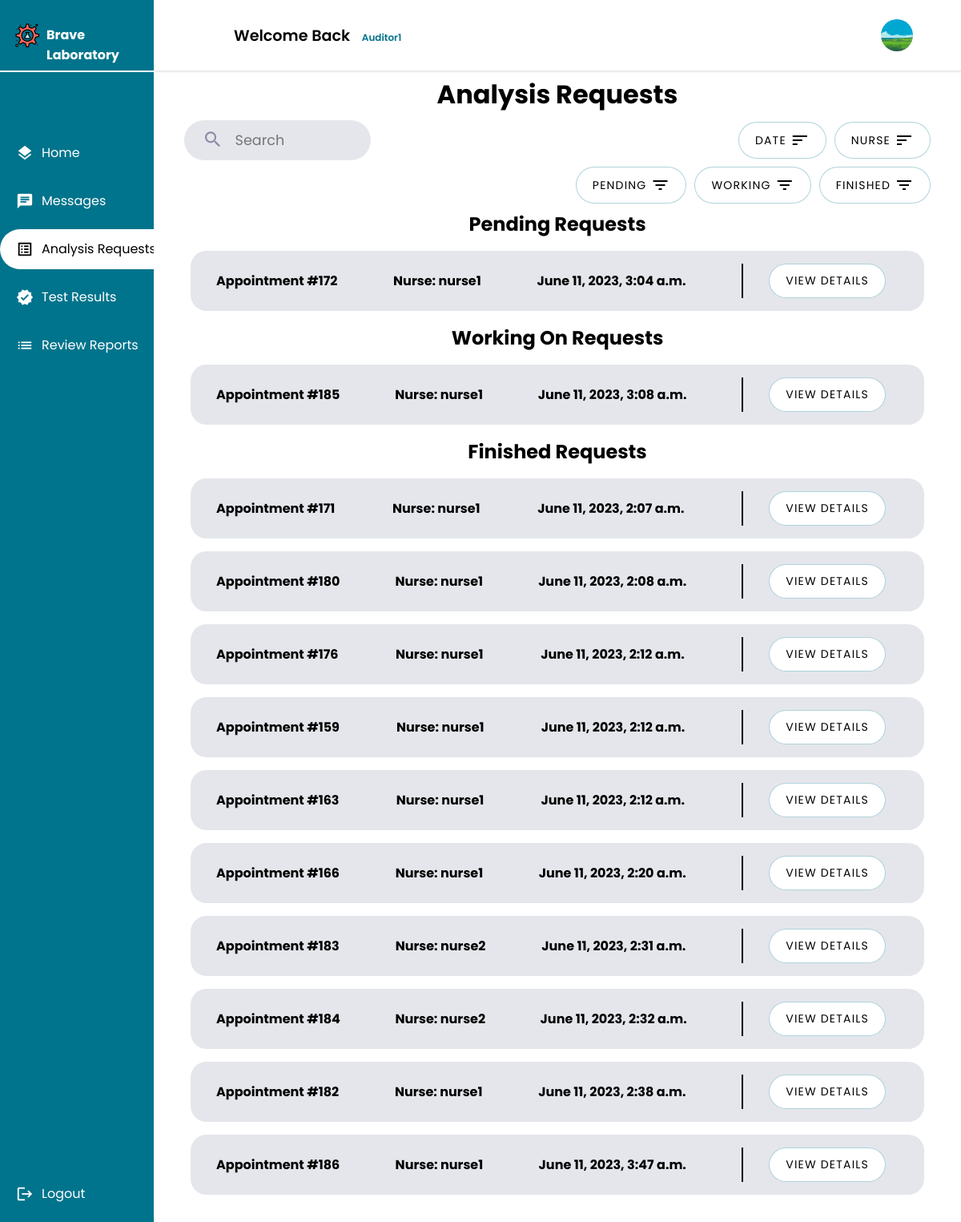
/auditor/requests/ (signed in), run on an earlier commit of the app's database.
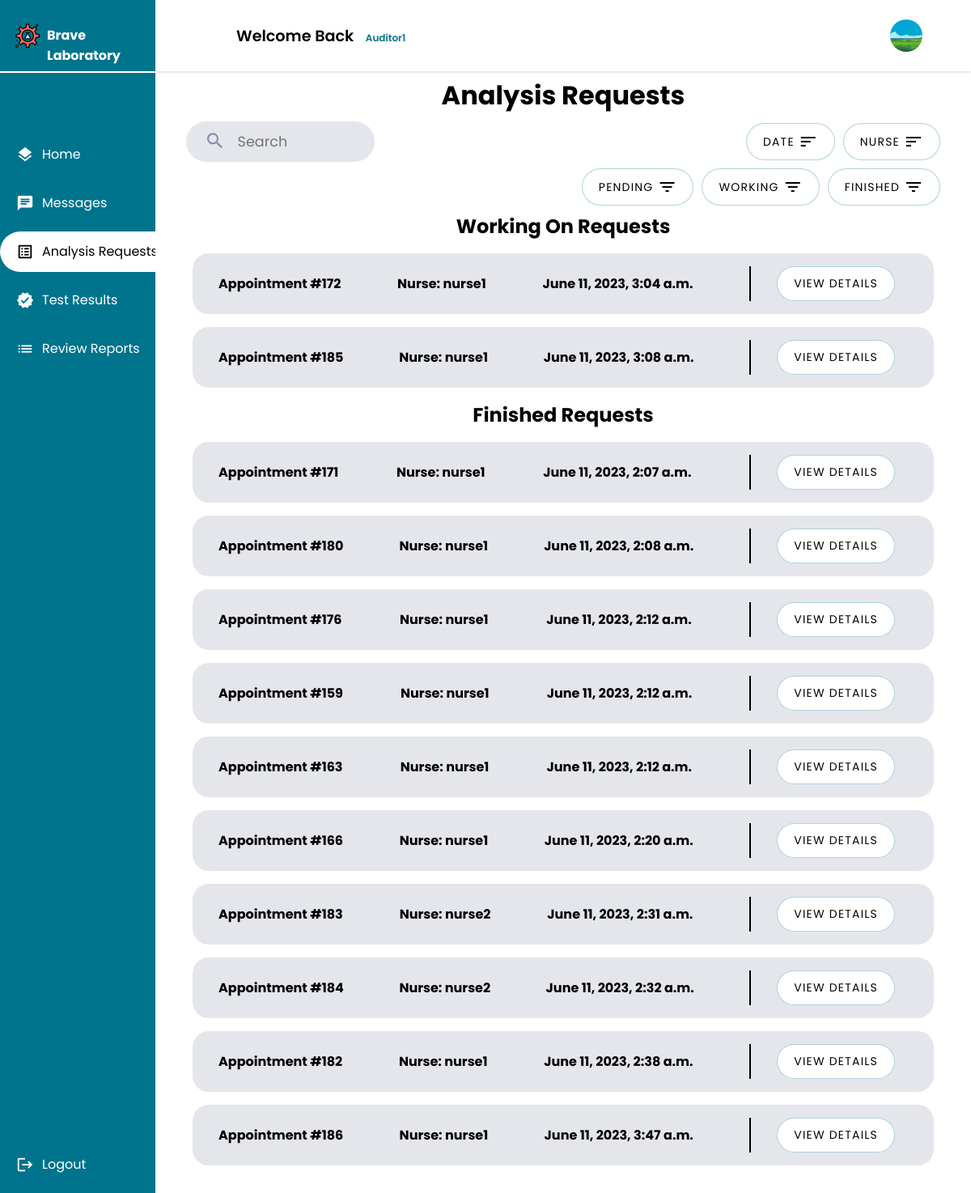
And on a later commit of the database.
### main_home/models.py (models this page shows, shortened)
class AnalysisRequest(models.Model):
    PENDING = 'pending'
    WORKING_ON = 'working-on'
    FINISHED = 'finished'
    STATUS_CHOICES = [
        (PENDING, 'Pending'),
        (WORKING_ON, 'Working On'),
        (FINISHED, 'Finished'),
    ]
    appointment = models.OneToOneField(Appointment, on_delete=models.CASCADE)
    nurse = models.ForeignKey(Nurse, on_delete=models.CASCADE)
    tests = models.ManyToManyField(Test, blank=True)
    creation_time = models.DateTimeField(auto_now_add=True)
    start_time = models.DateTimeField(null=True, blank=True)
    finish_time = models.DateTimeField(null=True, blank=True)
    accepted = models.BooleanField(default=False)
    finished = models.BooleanField(default=False)
    status =  models.CharField(max_length=45, choices=STATUS_CHOICES, default=PENDING)
    class Meta:
        db_table = 'analysis_request'

class Appointment(models.Model):
    UPCOMING = 'Upcoming'
    TOMORROW = 'Tommorow'
    TODAY = 'Today'
    OVERDUE = 'Overdue'
    STATUS_CHOICES = [
        (UPCOMING, 'Upcoming'),
        (TOMORROW, 'Tommorow'),
        (TODAY, 'Today'),
        (OVERDUE, 'Overdue'),
    ]
    client = models.ForeignKey(Client, on_delete=models.CASCADE)
    tests_requested = models.ManyToManyField(TestOffered, blank=True)
    date = models.DateField(validators=[validate_date_not_past])
    description = models.CharField(max_length=1000,blank=True)
    document = models.ImageField(null=True,blank=True,upload_to='medical_documents')
    total_price = models.DecimalField(max_digits=10, decimal_places=2)
    payment_status = models.BooleanField(default=False)
    arrived = models.BooleanField(default=False)
    cancelled = models.BooleanField(default=False)
    performed = models.BooleanField(default=False)
    urgent = models.BooleanField(default=False)
    class Meta:
        db_table = 'appointment'

### nurse/models.py (models this page shows, shortened)
class Nurse(models.Model):
    GENDERS =[
        ('M','Male'),
        ('F','Female')
    ]
    user = models.OneToOneField(User, primary_key = True, on_delete=models.CASCADE)
    phone_number = models.CharField(max_length=10,validators=[phone_regex])
    gender = models.CharField(max_length = 1 ,choices = GENDERS)
    address = models.CharField(max_length=50)
    profile_pic = models.ImageField(default="default.png", upload_to="profile_pics")
    date_of_birth = models.DateField(default='2003-03-08')
    class Meta():
        db_table = 'auth_nurse'

### auditor/views.py (the view, shortened to what this page needs)
# urls.py: path("requests/",views.request_list,name="auditor_request_list"),
@login_required
@permission_required('auditor.view_auditor', raise_exception=True)
def request_list(request):
    analysis_requests = AnalysisRequest.objects.select_related('appointment__client').all()
    if not (request.GET.get('nurse_sort')) and not (request.GET.get('date_sort')) :
        sort_date = 'True'
        sort_nurse = 'True'
    pending_requests = analysis_requests.filter(status=AnalysisRequest.PENDING)
    working_on_requests = analysis_requests.filter(status=AnalysisRequest.WORKING_ON)
    finished_requests = analysis_requests.filter(status=AnalysisRequest.FINISHED)
    state = request.GET.get('state')
    if state != "all" :
        if state == "pending" :
            context = {
                'pending_requests': pending_requests,
                'sort_nurse':sort_nurse,
                'sort_date':sort_date,
                'state':state,
            }
            return render(request,'auditor/request/request_list.html',context)
        if state == "working" :
            context = {
                'working_on_requests': working_on_requests,
                'sort_nurse':sort_nurse,
                'sort_date':sort_date,
                'state':state,
            }
            return render(request,'auditor/request/request_list.html',context)
        if state == "finished" :
            context = {
                'finished_requests': finished_requests,
                'sort_nurse':sort_nurse,
                'sort_date':sort_date,
                'state':state,
            }
            return render(request,'auditor/request/request_list.html',context)
    state = 'all'
    context = {
        'pending_requests': pending_requests,
        'working_on_requests': working_on_requests,
        'finished_requests': finished_requests,
        'sort_nurse':sort_nurse,
        'sort_date':sort_date,
        'state':state
    }
    return render(request,'auditor/request/request_list.html', context)

### auditor/templates/auditor/request/request_list.html (shortened to what the changed rows need)
{% extends 'auditor/auditor.html' %}
{% load static %}
{% block css_2 %}
<link rel="stylesheet" href="{% static 'css/list.css' %}">
{% endblock css_2 %}
{% block main %}
<div class="Container">
    <h1>Analysis Requests</h1>
    <div class="header ">
        <div class="search">
        </div>
        <div class="nurse">
        </div>
    </div>
    <div class="header ">
        <div class="nurse">
        </div>
    </div>
    {% if pending_requests %}
    <h2>Pending Requests</h2>
        <ul>
            {% for request in pending_requests %}
                <li class="app1">
                    <span><strong>Appointment #{{ request.appointment.id }}</strong></span>
                    <span><strong>Nurse: {{request.nurse.user.username}}</strong></span>
                    <span><strong>{{ request.creation_time }}</strong></span>
                    <div class="buttons">
                    <button class="list-button"><a class="list-links" href="{% url 'auditor_request_detail' request.id %}">View Details</a></button>
                    </div>
                </li>
            {% endfor %}
        </ul>
    {% endif %}
    {% if working_on_requests %}
    <h2>Working On Requests</h2>
        <ul>
            {% for request in working_on_requests %}
                <li class="app1">
                    <span><strong>Appointment #{{ request.appointment.id }}</strong></span>
                    <span><strong>Nurse: {{request.nurse.user.username}}</strong></span>
                    <span><strong>{{ request.creation_time }}</strong></span>
                    <div class="buttons">
                    <button class="list-button"><a class="list-links" href="{% url 'auditor_request_detail' request.id %}">View Details</a></button>
                    </div>
                </li>
            {% endfor %}
        </ul>
    {% endif %}
    {% if finished_requests %}
    <h2>Finished Requests</h2>
        <ul>
            {% for request in finished_requests %}
                <li class="app1">
                    <span><strong>Appointment #{{ request.appointment.id }}</strong></span>
                    <span><strong>Nurse: {{request.nurse.user.username}}</strong></span>
                    <span><strong>{{ request.creation_time }}</strong></span>
                    <div class="buttons">
                    <button class="list-button"><a class="list-links" href="{% url 'auditor_request_detail' request.id %}">View Details</a></button>
                    </div>
                </li>
            {% endfor %}
        </ul>
    {% endif %}
</div>
{% endblock main %}

What changed in the data, as far as the page shows it:
changed AnalysisRequest "June 11, 2023, 3:04 a.m.": moves from the list under "Pending Requests" to the list under "Working On Requests"
Also different on the page:
text no longer shown: "Pending Requests"
